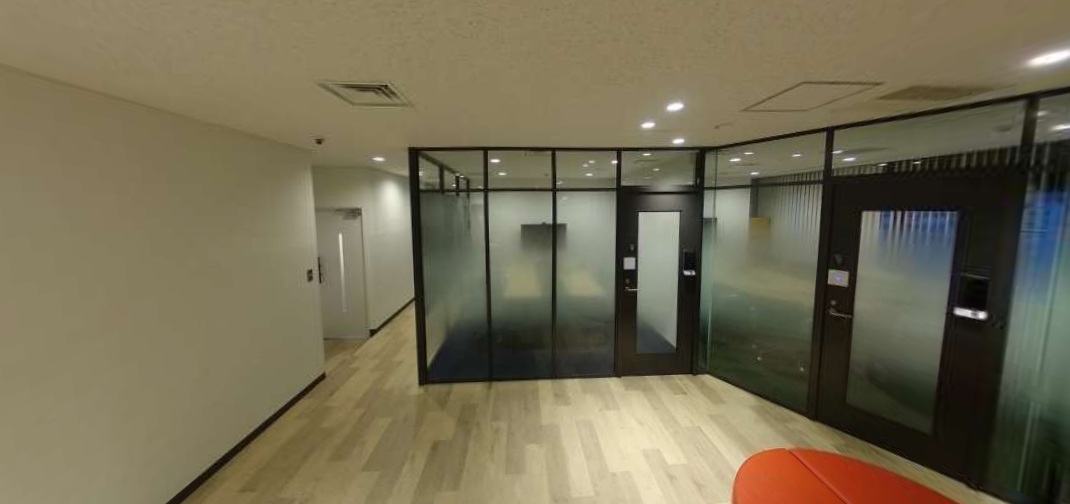
#> input picture saize/img/image4.png, 1070 x 504 px
$ python main.py   (older library calls are emulated)
#> lines starting #> are read from the running program, lines starting #| are printed output that depends on the picture; after the words box and inside, x2 and y2 are one past the last pixel; in counts of white or black regions, pixels touching at a corner belong together
### saize/utlis/clahe.py
import cv2
import numpy as np
from matplotlib import pyplot as plt

def apply_clahe_and_plot(image1, image2, clip_limit=4.0, tile_grid_size=(8, 8)):
    # CLAHEの作成
    clahe = cv2.createCLAHE(clipLimit=clip_limit, tileGridSize=tile_grid_size)

    # CLAHEを適用
    result1 = clahe.apply(image1)
    result2 = clahe.apply(image2)

    # [27 lines of commented-out code are left out]

    return result1, result2

### saize/sobel_def.py
import cv2
import numpy as np
import matplotlib.pyplot as plt

def sobel_image(image):
    sobel_x = cv2.Sobel(image, cv2.CV_32F, 1, 0, ksize=3)
    sobel_y = cv2.Sobel(image, cv2.CV_32F, 0, 1, ksize=3)

    sobel_x = cv2.convertScaleAbs(sobel_x)
    sobel_y = cv2.convertScaleAbs(sobel_y)

    # 水平方向と垂直方向の勾配を組み合わせて合成勾配を計算
    # 画像とエッジ画像を表示
    plt.rcParams["figure.figsize"] = [12,7.5]                           # ウィンドウサイズを設定
    title = "cv2.Sobel: codevace.com"
    sobel_combined = cv2.addWeighted(sobel_x, 0.5, sobel_y, 0.5, 0)

    return sobel_combined

### saize/utlis/show_image.py
import matplotlib.pyplot as plt
import cv2

def show_2Img(image1, image2, title):
    # 画像を表示
    plt.figure(figsize=(10, 5))

    # 画像1
    plt.subplot(1, 2, 1)
    plt.imshow(image1, cmap='gray')
    plt.title(f'{title} 1')
    plt.axis('off')

    # 画像2
    plt.subplot(1, 2, 2)
    plt.imshow(image2, cmap='gray')
    plt.title(f'{title} 2')
    plt.axis('off')

    plt.tight_layout()
    plt.show()

def show_1Img(image):
    cv2.imshow('image', image)
    cv2.waitKey(0)
    cv2.destroyAllWindows()

### saize/main.py
import cv2
import numpy as np
import datetime
from sobel_def import sobel_image
from canny import canny_image
import matplotlib.pyplot as plt
from utlis.show_image import show_2Img, show_1Img
from utlis.clahe import apply_clahe_and_plot

# 画像を読み込む
image1 = cv2.imread(r'img/image4.png')
#> image1 is the input picture: shape (504, 1070, 3); mean B, G, R 83.7, 108.6, 116.6
image2 = cv2.imread(r'img/image3.png')
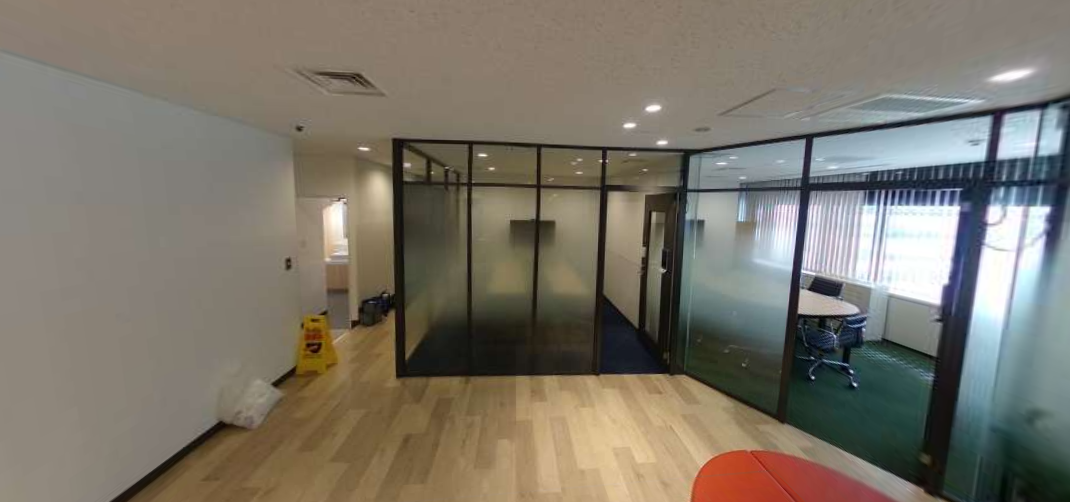
#> input picture saize/img/image3.png, 1070 x 502 px
#> image2 is the input picture: shape (502, 1070, 3); mean B, G, R 105.8, 117.3, 123.5

# リサイズ
h_1, w_1, _= image1.shape
#> h_1 = 504; w_1 = 1070
h_2, w_2, _= image2.shape
#> h_2 = 502; w_2 = 1070

# 縦、横サイズ、それぞれ小さい方を見つける
h_min = min(h_1, h_2)
#> h_min = 502
w_min = min(w_1, w_2)
#> w_min = 1070
image1 = image1[0:h_min, 0:w_min]
#> image1: shape (502, 1070, 3)
image2 = image2[0:h_min, 0:w_min]


# グレースケールに変換
gray1 = cv2.cvtColor(image1, cv2.COLOR_BGR2GRAY)
gray2 = cv2.cvtColor(image2, cv2.COLOR_BGR2GRAY)


# claheで明るさを揃える
image1_clahe, image2_clahe = apply_clahe_and_plot(gray1, gray2)
#> in apply_clahe_and_plot, `result2 = clahe.apply(image2)`:
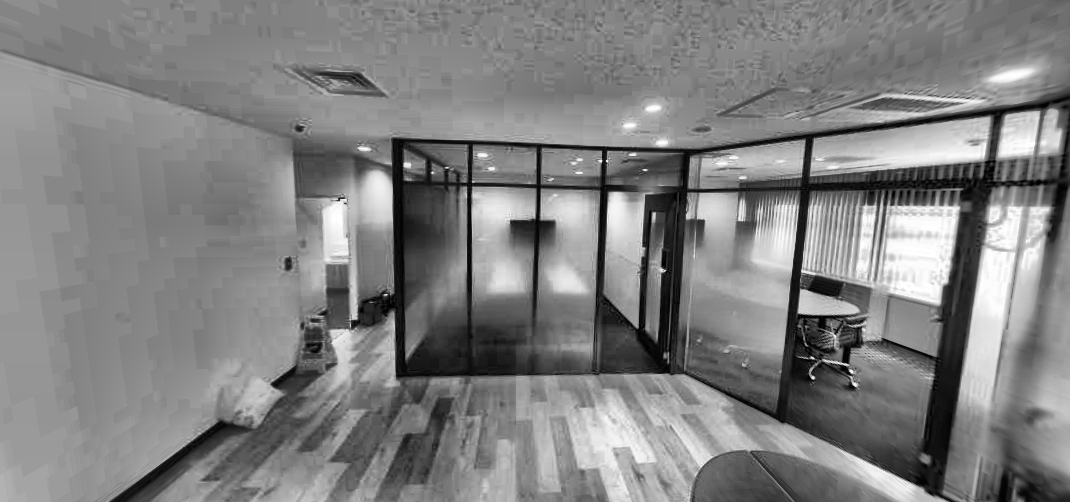
#> result2: shape (502, 1070); min 0, max 255, mean 128.7


# ノイズ除去
filtered_image1 = cv2.bilateralFilter(image1_clahe, 9, 75, 75)
filtered_image2 = cv2.bilateralFilter(image2_clahe, 9, 75, 75)


# 二値化
ret_1, image1_binary = cv2.threshold(filtered_image1, 73, 255, cv2.THRESH_BINARY)
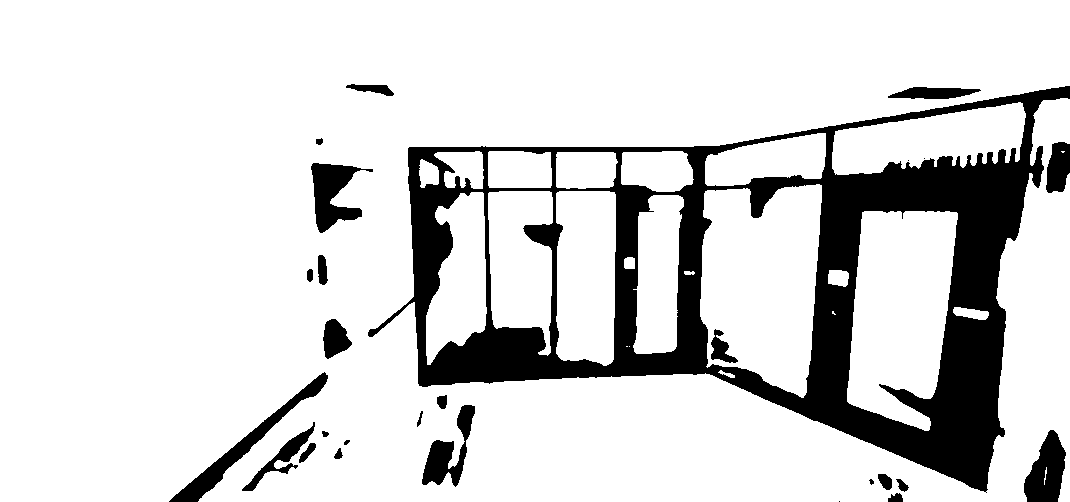
#> image1_binary: shape (502, 1070); 84.2% white; 27 black regions (4 under 20 px), largest, box (x1, y1, x2, y2) and area: (368, 86, 1070, 493) 71469, (169, 372, 328, 502) 2480, (311, 163, 373, 233) 2086
ret_2, image2_binary = cv2.threshold(filtered_image2, 73, 255, cv2.THRESH_BINARY)
#> image2_binary: shape (502, 1070); 86.6% white; 29 black regions (6 under 20 px), largest, box (x1, y1, x2, y2) and area: (351, 90, 1070, 502) 60172, (112, 420, 269, 502) 2613, (980, 442, 1070, 502) 2151

# show_2Img(image1_binary, image2_binary, 'binary')


# エッジ検出
# 二値化した画像を使わずにエッジする
img_contour_only_1 = sobel_image(filtered_image1)
img_contour_only_2 = sobel_image(filtered_image2)
#> in sobel_image (call 2), `sobel_y = cv2.Sobel(image, cv2.CV_32F, 0, 1, ksize=3)`:
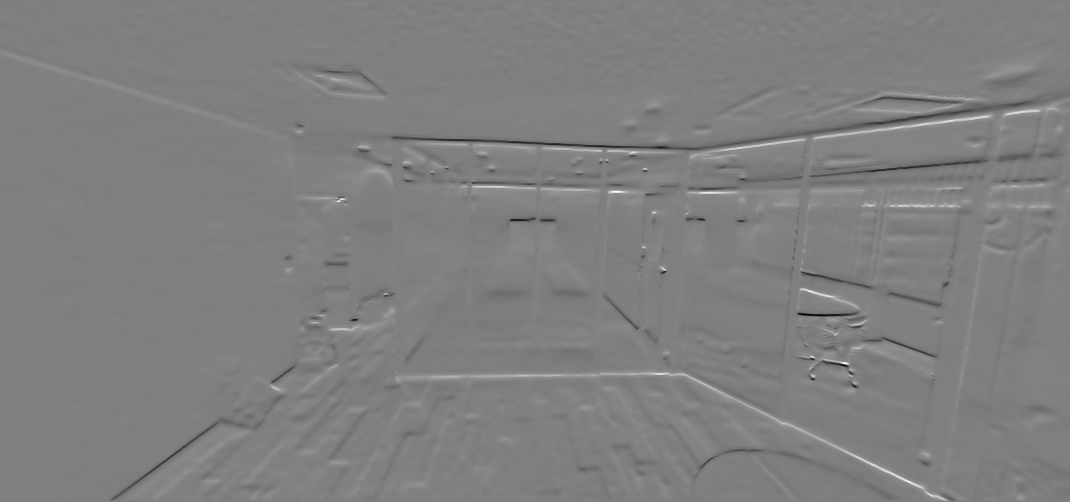
#> sobel_y: shape (502, 1070) float32; min -645, max 640, mean 0; drawn with min black and max white

show_2Img(img_contour_only_1, img_contour_only_2, 'conttour')


#モルフォロジー演算
kernel = cv2.getStructuringElement(cv2.MORPH_RECT, (5, 5))

kernel_2 = np.ones((5,5), np.uint8)

image1_mor = cv2.morphologyEx(img_contour_only_1, cv2.MORPH_OPEN, kernel)
image2_mor = cv2.morphologyEx(img_contour_only_2, cv2.MORPH_OPEN, kernel)
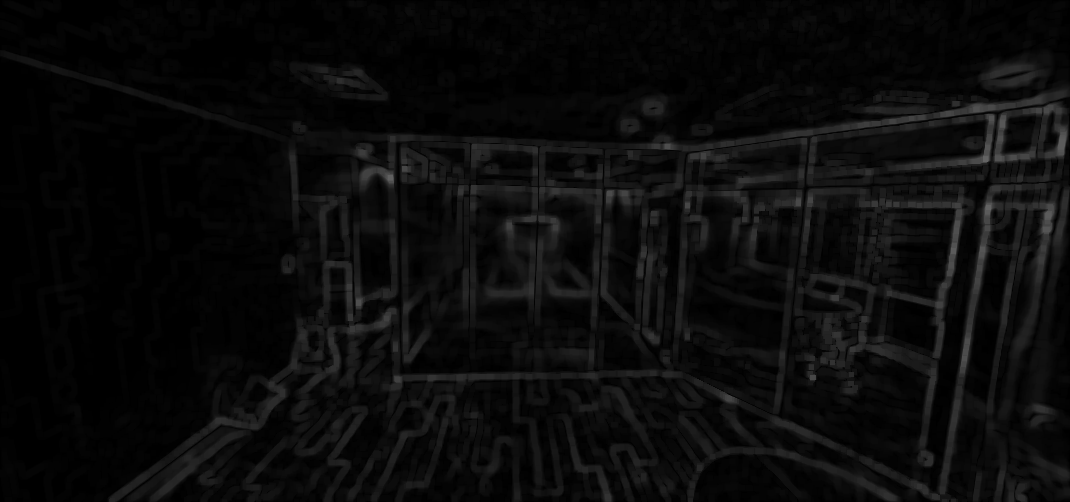
#> image2_mor: shape (502, 1070); min 0, max 99, mean 10.8

show_2Img(image1_mor, image2_mor, 'mor')

# akaze検出器
akaze = cv2.AKAZE_create()
keypoints1, descriptors1 = akaze.detectAndCompute(image1_mor, None)
#> keypoints1 = 89 keypoints; strongest (x, y, size): (974, 310, 8.1), (404, 189, 11.4), (883, 165, 8.1), (411, 306, 8.1)
keypoints2, descriptors2 = akaze.detectAndCompute(image2_mor, None)
#> keypoints2 = 130 keypoints; strongest (x, y, size): (389, 177, 8.1), (988, 207, 8.1), (390, 177, 5.7), (985, 158, 5.7)

#透視変換(image2)

#BFMatcher型のオブジェクトを作成する
#ブルーとフォース抹茶ーを使用して距離感のマッチを探す
bf = cv2.BFMatcher(cv2.NORM_HAMMING, crossCheck=True)
matches = bf.match(descriptors1, descriptors2)
#> matches = 43 matches

# 距離に基づいてマッチをソート（距離が小さいほど良い）
matches = sorted(matches, key=lambda x: x.distance)

#マッチしたもの中から上位を参考にする
good = matches[:int(len(matches) * 0.50)]
#> good = 21 matches

#対応が取れた特徴点の座標を取り出す
src_pts = np.float32([keypoints1[m.queryIdx].pt for m in good]).reshape(-1,1,2)
#> src_pts = 21 rows, first 8: [453.4, 384.2], [420.3, 386.5], [407, 148.3], [420.7, 387], [406.9, 148.6], [519.2, 228.5], [406, 189.4], [393.9, 164.4]
dst_pts = np.float32([keypoints2[m.trainIdx].pt for m in good]).reshape(-1,1,2)
#> dst_pts = 21 rows, first 8: [431, 377.5], [397.4, 378.7], [392, 138.2], [397.8, 379.1], [391.8, 138.4], [508.1, 225.4], [389.2, 177.3], [380.6, 154.4]
# findhomegraphy:二つの画像からえられた点の集合からその物体の投射変換を計算する
M, mask = cv2.findHomography(dst_pts, src_pts, cv2.RANSAC, 5.0)
#> M = [[0.853, -0.0209, 50.48], [-0.0493, 0.878, 38.02], [-9.53e-05, -0.000143, 1]]; mask = 21 values, max 1 at index 0, min 0 at index 8, mean 0.571
#iamge2を透視変換する
image2_transform = cv2.warpPerspective(img_contour_only_2, M, (w_min, h_min))

#マッチを描画する
matched_image = cv2.drawMatches(img_contour_only_1, keypoints1, image2_transform, keypoints2, matches[:int(len(matches) * 0.50)], None, flags=2)
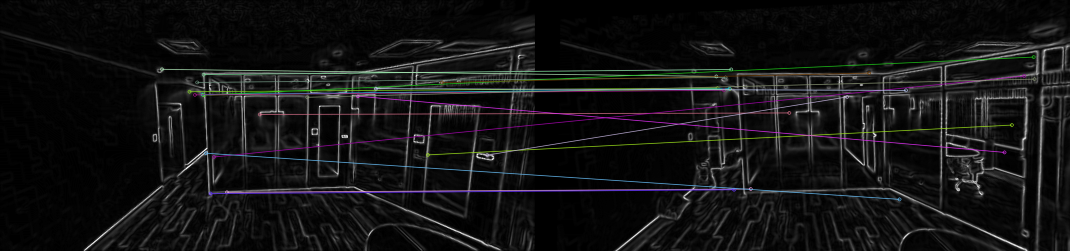
#> matched_image: shape (502, 2140, 3) (shown at 1/2 size); mean of channels 0, 1, 2 19.4, 19.1, 19.1; drawn as B, G, R

show_1Img(matched_image)

# show_2Img(img_contour_only_1, image2_transform, 'test')


# 画像を小さな領域に分割して比較するための処理
block_size = 100  # 小さな領域のサイズ

# 差分を格納する画像を作成する
difference = np.zeros_like(img_contour_only_1)

# 小領域ごとに差分を計算
for y in range(0, h_min, block_size):
    for x in range(0, w_min, block_size):
        # ブロックのサイズを調整
        block_h = min(block_size, h_min - y)
        block_w = min(block_size, w_min - x)

        block1 = img_contour_only_1[y:y+block_h, x:x+block_w]
        block2 = image2_transform[y:y+block_h, x:x+block_w]

        # 差分計算
        difference_block = cv2.absdiff(block1, block2)

        kernel = np.ones((3,3), np.uint8)
        difference_block_erode = cv2.erode(difference_block, kernel, iterations=1)
        difference_block_dilate = cv2.dilate(difference_block_erode, kernel, iterations=1)

        # 差分情報を差分画像に格納
        difference[y:y+block_h, x:x+block_w] = difference_block


# 違いを強調して表示する
cv2.imshow('Difference', difference)
cv2.waitKey(0)
cv2.destroyAllWindows()

# 差分を強調するために閾値処理を行う
_, thresh = cv2.threshold(difference, 30, 255, cv2.THRESH_BINARY)
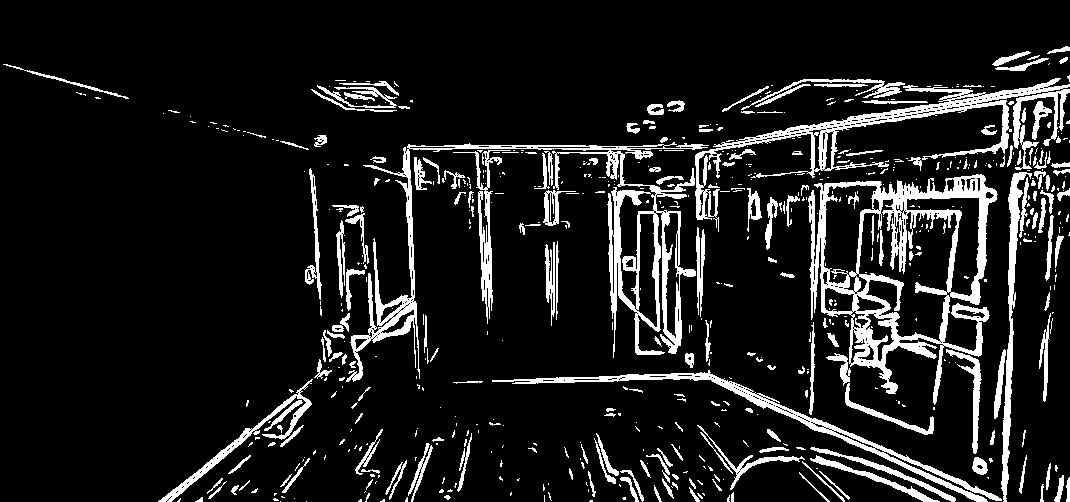
#> thresh: shape (502, 1070); 11.3% white; 628 white regions (423 under 20 px), largest, box (x1, y1, x2, y2) and area: (808, 174, 998, 405) 11435, (346, 142, 709, 382) 9652, (695, 78, 1070, 232) 6830

# 差分画像を保存
# output_2 = f'output/akaze_diff_img{timestamp}.png'
# cv2.imwrite(output_2, thresh)


# 差分画像を表示
cv2.imshow('Thresholded Difference', thresh)
cv2.waitKey(0)
cv2.destroyAllWindows()
